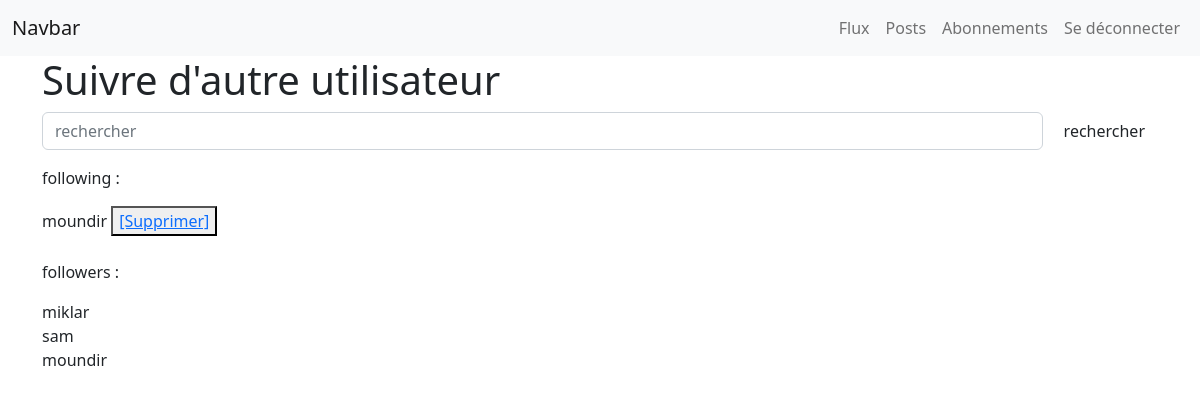
/follow/ (signed in), run on the app's committed database.
### flux/models.py (models this page shows)
class UserFollows(models.Model):
    user = models.ForeignKey(
        to=settings.AUTH_USER_MODEL,
        on_delete=models.CASCADE,
        related_name='following')
    followed_user = models.ForeignKey(to=settings.AUTH_USER_MODEL,
                                      on_delete=models.CASCADE,
                                      related_name='followers_by')
    class Meta:
        unique_together = ('user', 'followed_user',)

### flux/views.py (the view)
# urls.py: path('follow/', flux_views.follow_user, name='search'),
@login_required()
def follow_user(request):
    form = FollowForm(instance=request.user)
    if request.method == 'POST':
        if request.POST.get('search'):
            search = request.POST['search']
            follower = User.objects.get(Q(username__contains=search) & ~Q(username=request.user))
            follow = UserFollows(followed_user_id=follower.id, user_id=request.user.id)
            follow.save()
            return redirect('search')
    else:
        following = UserFollows.objects.filter(user=request.user)
        followers = UserFollows.objects.filter(followed_user=request.user)
        return render(request, 'flux/followers_search.html', {'following': following, 'followers': followers})

### flux/templates/flux/followers_search.html (shortened to what this page needs)
{% extends 'flux/base.html' %}
{% load static %}
{% block content %}
    <div class="container">
        <h1>Suivre d'autre utilisateur</h1>
        <form class="d-flex" method="post" action="{% url 'search' %}" name="ows">
            <input class="form-control me-2"
                   type="search" placeholder="rechercher" name="search">
            <button class="btn btn-outline-sucess" type="submit">rechercher</button>
        </form>
        <p>following : </p>{% for follows in following %}
        {{ follows.followed_user }}
        <button><a href="{% url 'delete-user' follows.id %}">[Supprimer]</a></button>
        <br>
    {% endfor %}
        <br>
        <p>followers : </p>
        {% for follower in followers %}
            {{ follower.user }}<br>
        {% endfor %}
    </div>
{% endblock %}

### data on the page
UserFollows: followed_user "moundir"
UserFollows: user "miklar"
UserFollows: user "sam"
UserFollows: user "moundir"
